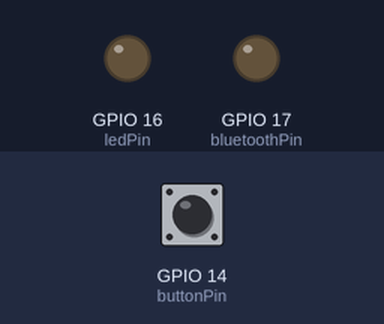
A sketch run on a simulated ESP32. Shown: output pins drawn as LEDs (lit = HIGH). The inputs (shaded band) are chosen by the test bench; at power-on: GPIO 14 (buttonPin) LOW. Nothing arrives over Bluetooth unless stated; a phone connects over Bluetooth LE 3 s after start; pins used as bus, display or sensor lines are not drawn; what the sketch prints to the serial monitor is not drawn.

Above: at 1.2 s.
1.3 s: GPIO 14 (buttonPin) pulled HIGH for 3.2 s
At 3.02 s:
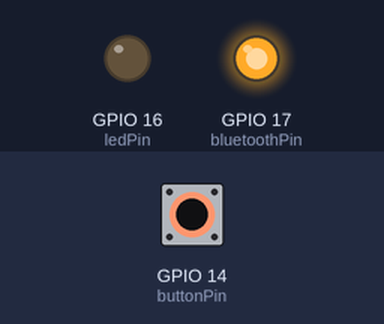
At 3.5 s:
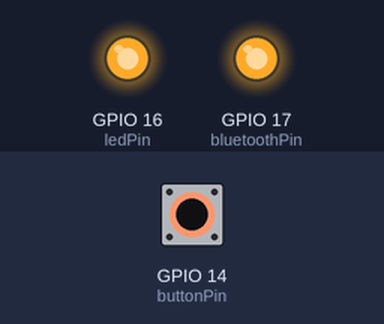
Timing chart, 0 to 5.0 s (numbered marks = the images above; inputs shaded):
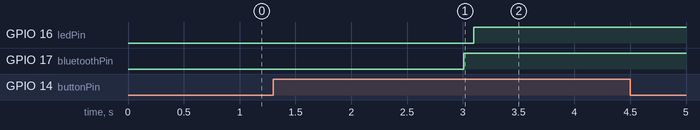

Measured:
- after the input at 1.3 s, GPIO 16 (ledPin): LOW → HIGH after 1.8 s

The sketch:

Bentoban.ino
```cpp
/**
*プログラム名：BentoBan
*機能：電源ON/OFFの機能を搭載したブロードキャスト方式のBLEデバイス。一定時間が経過すると自動で電源オフにできる機能もあります！
*日付：2022/07/21
*作者：上之薗和人
*/

#include <BLEDevice.h>
#include <BLEServer.h>
#include <BLEUtils.h>
#include <BLE2902.h>

BLEServer* pServer = NULL;
BLECharacteristic* pCharacteristic = NULL;

bool deviceConnected = false;
bool oldDeviceConnected = false;

const int powerPin = 12;
const int buttonPin = 14;
const int ledPin = 16; //電源オン時に光る
const int bluetoothPin = 17; //bluetooth接続時に光る

int button_count = 0;
int power_value = 0;
int button_value = 0;
//int time_count = 0;

boolean flag = true;

const int killtime = 300000;//眠るまでの時間[ms]
unsigned long start_time;


#define SERVICE_UUID        "4fafc201-1fb5-459e-8fcc-c5c9c331914b"
#define CHARACTERISTIC_UUID "beb5483e-36e1-4688-b7f5-ea07361b26a8"
#define BUTTON_PIN_BITMASK 0x14

class MyServerCallbacks: public BLEServerCallbacks{ //bluetoothが繋がっているか否か

    void onConnect(BLEServer* pServer){

      deviceConnected = true;

    };

    void onDisconnect(BLEServer* pServer){

      deviceConnected = false;

    }

};

void ble(){

  // デバイス名
  BLEDevice::init("Bentoban");

  //BLEサーバー作成
  pServer = BLEDevice::createServer();
  pServer->setCallbacks(new MyServerCallbacks());

  //BLEサービス作成
  BLEService *pService = pServer->createService(SERVICE_UUID);

  //BLEキャラクタリスティック作成
  pCharacteristic = pService->createCharacteristic(
                      CHARACTERISTIC_UUID,
                      BLECharacteristic::PROPERTY_READ   |
                      BLECharacteristic::PROPERTY_WRITE  |
                      BLECharacteristic::PROPERTY_NOTIFY |
                      BLECharacteristic::PROPERTY_INDICATE
                    );

  //BLEDescriptor作成
  pCharacteristic->addDescriptor(new BLE2902());

  //サービス開始
  pService->start();

  //アドバタイジング開始
  BLEAdvertising *pAdvertising = BLEDevice::getAdvertising();
  pAdvertising->addServiceUUID(SERVICE_UUID);
  pAdvertising->setScanResponse(false);
  pAdvertising->setMinPreferred(0x06);  // functions that help with iPhone connections issue
  pAdvertising->setMinPreferred(0x12);
  BLEDevice::startAdvertising();

  Serial.println("Waiting a client connection to notify...");

}

void bleConnect(){

  start_time = millis();

  Serial.println(start_time);
  //Serial.println(time_count);

  // notify changed value
  if(deviceConnected){

    digitalWrite(bluetoothPin, HIGH);
    Serial.println("接続中です。");

    if(!deviceConnected){ //接続が切れたらもう一度接続しに行く

        ble();

        }

  }else{

    digitalWrite(bluetoothPin, LOW);
    Serial.println("接続待ちです。");

  }

  pCharacteristic->notify();

  // disconnecting
  if(!deviceConnected && oldDeviceConnected){

    delay(500);
    pServer->startAdvertising();
    Serial.println("アドバタイジング開始");
    oldDeviceConnected = deviceConnected;

    }

  if(deviceConnected && !oldDeviceConnected){

    oldDeviceConnected = deviceConnected;

  }

}


void powerOnOperation(){ //電源ボタン制御

  if( button_value == HIGH ){

      button_count++;

      if ( button_count >= 150 ) {

      Serial.print("電源オン！電源オン！電源オン！電源オン！電源オン！電源オン！電源オン！電源オン！電源オン！電源オン！電源オン！電源オン！電源オン！電源オン！"); //button_countが150までカウントできているか

      //time_count++;

      digitalWrite(ledPin, HIGH);
      digitalWrite(powerPin, HIGH);

      button_count = 0;

      }

    } else {

      button_count = 0;

    }

}


void powerOffOperation(){ //自動電源オフ

  if(start_time > killtime){

    digitalWrite(ledPin, LOW);
    digitalWrite(bluetoothPin, LOW);
    digitalWrite(powerPin, LOW);

    start_time = 0;//スタートタイムをリセット

  }

}


void setup() {

  Serial.begin(115200);
  pinMode(powerPin, OUTPUT);
  pinMode(buttonPin, INPUT_PULLDOWN);
  pinMode(ledPin, OUTPUT);
  pinMode(bluetoothPin, OUTPUT);

  ble();

}


void loop() {

  power_value = digitalRead(powerPin);
  button_value = digitalRead(buttonPin);

  Serial.println("power_value = " + String(power_value));
  Serial.println(" button_value = " + String(button_value));
  Serial.println(" button_count = " + String(button_count));

  bleConnect();
  powerOnOperation();
  powerOffOperation();
  delay(10);

}
```
